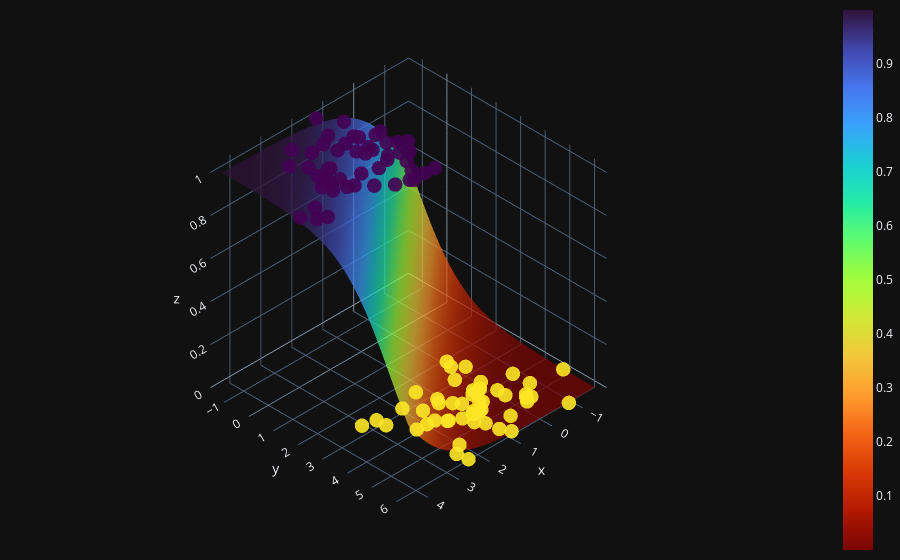

Notebook code cell kept with this figure:
### Markdown cell above
### Mise en évidence de la fonction Sigmoïde avec un graphe interractif en 3D

### Code cell
X0 = np.linspace(X[:,0].min(), X[:,0].max(), 100)
X1 = np.linspace(X[:,1].min(), X[:,1].max(), 100)

xx0, xx1 = np.meshgrid(X0, X1)
Z = my_neuron.W_[0] * xx0 + my_neuron.W_[1] * xx1 + my_neuron.b_

A = 1 / (1 + np.exp(-Z))

fig = (go.Figure(data=[go.Surface(z=A, x=xx0, y=xx1, colorscale='Turbo', opacity=0.7, reversescale=True)]))
fig.add_scatter3d(x=X[:, 0].flatten(), y=X[:, 1].flatten(), z=y.flatten(),
                  mode='markers',
                  marker=dict(size=5, color=y.flatten(), colorscale='Viridis',
                              opacity=0.9, reversescale=True))

fig.update_layout(template="plotly_dark", margin=dict(l=0, r=0, b=0, t=0))
fig.layout.scene.camera.projection.type = "orthographic"
fig.show()

### Figure 1 — Plotly figure (JSON) as saved in the notebook; plotly's stock layout.template omitted (floating-point values rounded to 4 significant figures; data arrays with more than 128 entries replaced by an {"elided": "..."} marker saying what was removed)
{"data": [{"colorscale": [[0, "#30123b"], [0.07143, "#4145ab"], [0.1429, "#4675ed"], [0.2143, "#39a2fc"], [0.2857, "#1bcfd4"], [0.3571, "#24eca6"], [0.4286, "#61fc6c"], [0.5, "#a4fc3b"], [0.5714, "#d1e834"], [0.6429, "#f3c63a"], [0.7143, "#fe9b2d"], [0.7857, "#f36315"], [0.8571, "#d93806"], [0.9286, "#b11901"], [1, "#7a0402"]], "opacity": 0.7, "reversescale": true, "type": "surface", "x": {"elided": "100x100 float values"}, "y": {"elided": "100x100 float values"}, "z": {"elided": "100x100 float values"}}, {"marker": {"color": [1, 1, 0, 0, 1, 0, 0, 1, 0, 1, 0, 1, 0, 0, 1, 1, 1, 0, 1, 1, 0, 0, 1, 0, 1, 0, 1, 0, 0, 1, 1, 0, 1, 1, 1, 0, 1, 1, 0, 1, 0, 0, 0, 0, 1, 1, 1, 1, 0, 0, 1, 1, 0, 0, 0, 0, 0, 1, 1, 1, 1, 0, 0, 1, 0, 1, 0, 0, 1, 0, 0, 1, 1, 0, 0, 0, 1, 1, 0, 0, 1, 0, 0, 0, 0, 0, 1, 0, 1, 1, 1, 1, 1, 1, 0, 0, 1, 1, 0, 1], "colorscale": [[0, "#440154"], [0.1111, "#482878"], [0.2222, "#3e4989"], [0.3333, "#31688e"], [0.4444, "#26828e"], [0.5556, "#1f9e89"], [0.6667, "#35b779"], [0.7778, "#6ece58"], [0.8889, "#b5de2b"], [1, "#fde725"]], "opacity": 0.9, "reversescale": true, "size": 5}, "mode": "markers", "type": "scatter3d", "x": [4.219, 0.9078, -0.2765, 0.08848, 3.243, 1.442, 1.022, 3.978, 0.5889, 1.252, 0.6284, 1.686, 1.185, 0.06897, 1.787, 4.438, 3.182, 0.3038, 0.7394, 1.285, 1.131, 0.6647, 1.316, -0.1889, 2.579, 0.8731, 1.311, 0.9868, 1.42, 2.354, 2.432, 1.043, 0.9509, 2.451, 1.62, 2.155, 1.381, 1.987, 2.116, 0.564, -0.07228, 2.509, -0.73, 1.379, 0.8821, 2.222, 2.016, 1.701, -0.6539, 0.5731, 1.957, 0.7624, 2.465, 1.333, 3.246, 1.103, 2.859, 1.6, 2.976, 2.68, 1.419, 1.926, -0.09448, 2.728, 1.12, 1.557, 0.1055, 2.844, 3.155, 1.841, 1.289, 1.642, 3.923, 1.705, 0.1631, 0.3419, 1.021, 2.669, 0.4666, 0.9481, 1.194, 1.154, -0.2942, 1.737, 0.4655, 0.0808, 3.003, 2.207, 1.361, 2.632, 2.827, 2.912, 1.142, 1.055, 2.47, -1.577, 1.412, 3.005, -0.6376, 0.8298], "y": [2.234, 0.4598, 5.081, 2.323, 1.215, 2.768, 4.117, 2.378, 4.001, 0.2081, 4.46, 0.6583, 5.28, 4.356, 1.7, 1.842, -0.1823, 3.944, 0.4361, 1.437, 4.682, 4.36, 2.441, 5.205, 0.7261, 4.714, 0.07123, 6.09, 4.637, 2.224, -0.2017, 4.606, 0.9498, -0.1954, 2.747, 4.124, 0.9295, 2.611, 3.069, 1.337, 2.884, 5.773, 6.255, 3.619, 2.841, 1.533, -0.2704, -0.4773, 4.767, 5.526, 0.2342, 1.165, 6.2, 5.01, 2.849, 4.706, 2.956, 0.9151, 1.216, -0.7044, 1.574, 4.152, 5.358, 1.305, 5.758, 2.827, 3.725, 3.327, 1.553, 3.562, 3.45, 0.1502, 1.804, 4.433, 2.578, 3.941, 1.579, 1.82, 3.866, 4.732, 2.808, 3.902, 5.273, 4.425, 3.123, 4.691, 0.7427, 5.506, 0.748, 0.6894, 1.721, 0.2466, 2.015, -0.6471, 4.099, 4.957, -1.326, 0.9852, 4.091, 1.742], "z": [1, 1, 0, 0, 1, 0, 0, 1, 0, 1, 0, 1, 0, 0, 1, 1, 1, 0, 1, 1, 0, 0, 1, 0, 1, 0, 1, 0, 0, 1, 1, 0, 1, 1, 1, 0, 1, 1, 0, 1, 0, 0, 0, 0, 1, 1, 1, 1, 0, 0, 1, 1, 0, 0, 0, 0, 0, 1, 1, 1, 1, 0, 0, 1, 0, 1, 0, 0, 1, 0, 0, 1, 1, 0, 0, 0, 1, 1, 0, 0, 1, 0, 0, 0, 0, 0, 1, 0, 1, 1, 1, 1, 1, 1, 0, 0, 1, 1, 0, 1]}], "layout": {"margin": {"b": 0, "l": 0, "r": 0, "t": 0}, "scene": {"camera": {"projection": {"type": "orthographic"}}}}}
